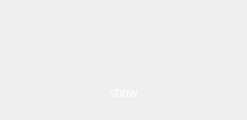
                       <widget class="QWidget" name="tab_6">
                        <attribute name="title">
                         <string>运行数据</string>
                        </attribute>
                        <layout class="QVBoxLayout" name="verticalLayout_25">
                         <item>
                          <layout class="QVBoxLayout" name="verticalLayout_24">
                           <item>
                            <widget class="QPushButton" name="btn_img_3">
                             <property name="minimumSize">
                              <size>
                               <width>225</width>
                               <height>60</height>
                              </size>
                             </property>
                             <property name="styleSheet">
                              <string notr="true">QPushButton{
	background-color: rgba(255, 170, 0,0);
border-radius:3px;
border-radius:3px;
	font: 9pt &quot;等线&quot;;
color: rgb(255, 255, 255);}

QPushButton:hover{
	background-color: rgba(255, 170, 0,0);
border-radius:3px;
border-radius:3px;
font: 9pt &quot;等线&quot;;
padding-left:3px;
padding-top:3px;
color: rgb(255, 255, 255);}
</string>
                             </property>
                             <property name="text">
                              <string/>
                             </property>
                             <property name="icon">
                              <iconset resource="image/image.qrc">
                               <normaloff>:/icon/btn345.gif</normaloff>:/icon/btn345.gif</iconset>
                             </property>
                             <property name="iconSize">
                              <size>
                               <width>140</width>
                               <height>40</height>
                              </size>
                             </property>
                            </widget>
                           </item>
                           <item>
                            <widget class="QWidget" name="widget_19" native="true">
                             <layout class="QHBoxLayout" name="horizontalLayout_24">
                              <item>
                               <widget class="QLabel" name="label_3">
                                <property name="styleSheet">
                                 <string notr="true">color: rgb(255, 255, 255);</string>
                                </property>
                                <property name="text">
                                 <string>show</string>
                                </property>
                                <property name="alignment">
                                 <set>Qt::AlignCenter</set>
                                </property>
                               </widget>
                              </item>
                             </layout>
                            </widget>
                           </item>
                          </layout>
                         </item>
                        </layout>
                       </widget>
